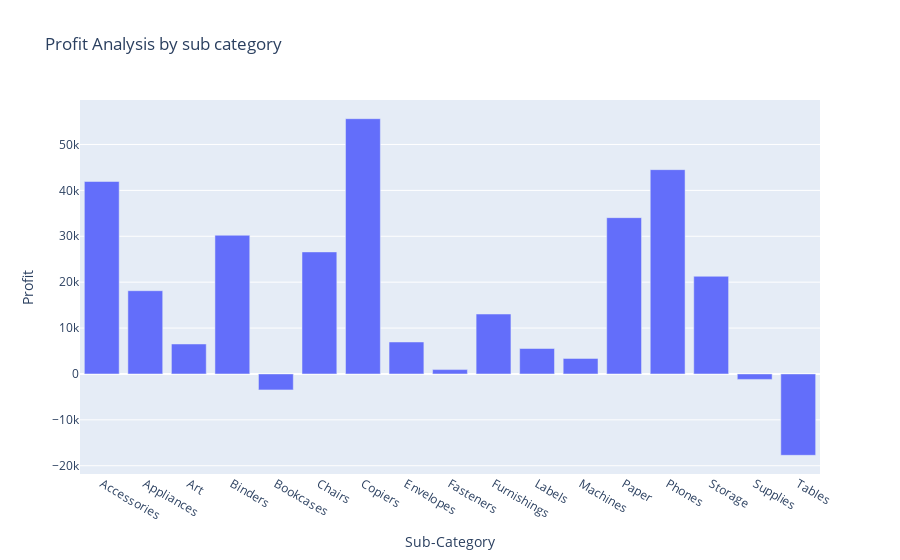

The cell this chart's notebook holds for it:
### Code cell
px.bar(profit_sub_category,x='Sub-Category',y='Profit',title ='Profit Analysis by sub category')

### Figure 1 — Plotly figure (JSON) as saved in the notebook; plotly's stock layout.template omitted (floating-point values rounded to 4 significant figures)
{"data": [{"alignmentgroup": "True", "hovertemplate": "Sub-Category=%{x}<br>Profit=%{y}<extra></extra>", "legendgroup": "", "marker": {"color": "#636efa", "pattern": {"shape": ""}}, "name": "", "offsetgroup": "", "orientation": "v", "showlegend": false, "textposition": "auto", "type": "bar", "x": ["Accessories", "Appliances", "Art", "Binders", "Bookcases", "Chairs", "Copiers", "Envelopes", "Fasteners", "Furnishings", "Labels", "Machines", "Paper", "Phones", "Storage", "Supplies", "Tables"], "xaxis": "x", "y": [41940.0, 18140.0, 6528.0, 30220.0, -3473.0, 26590.0, 55620.0, 6964.0, 949.5, 13060.0, 5546.0, 3385.0, 34050.0, 44520.0, 21280.0, -1189.0, -17730.0], "yaxis": "y"}], "layout": {"autosize": true, "barmode": "relative", "legend": {"tracegroupgap": 0}, "title": {"text": "Profit Analysis by sub category"}, "xaxis": {"anchor": "y", "autorange": true, "domain": [0, 1], "range": [-0.5, 16.5], "title": {"text": "Sub-Category"}, "type": "category"}, "yaxis": {"anchor": "x", "autorange": true, "domain": [0, 1], "range": [-21800.0, 59690.0], "title": {"text": "Profit"}, "type": "linear"}}}
